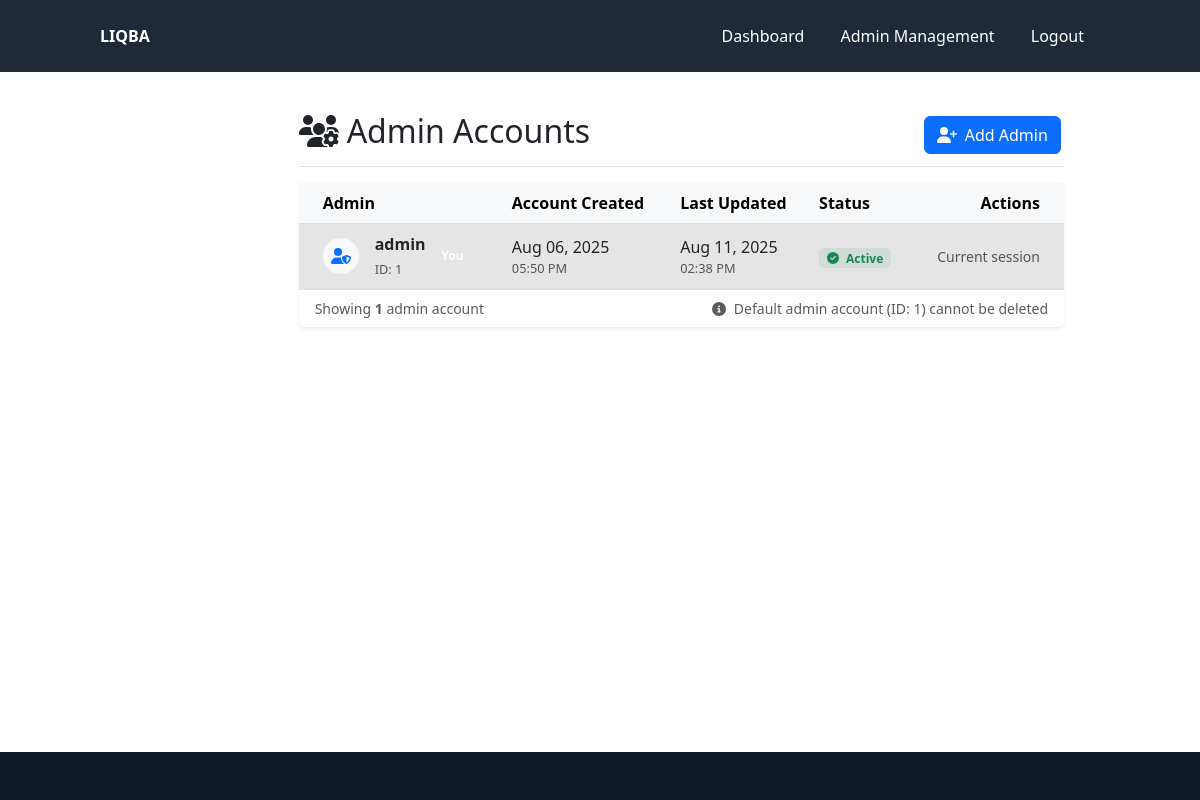
Page /admin/admin/list (signed in) on the earlier database version.
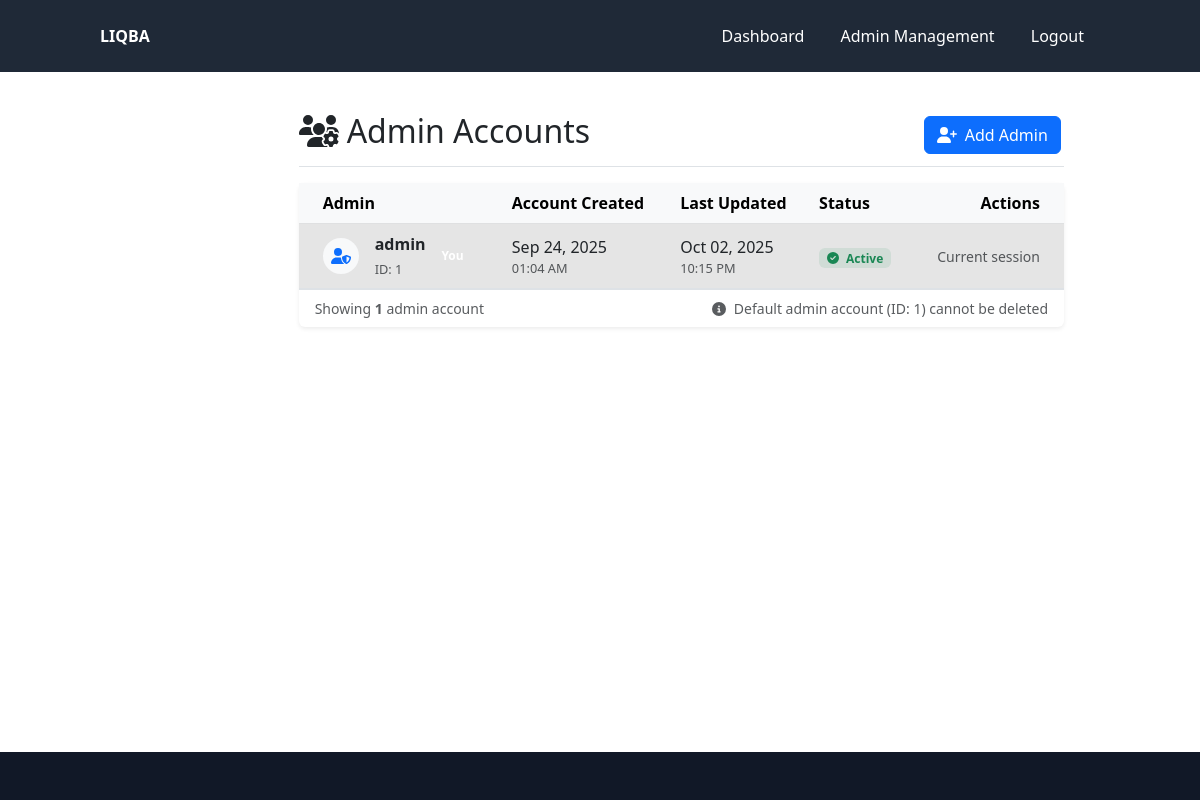
Same page on the later database version.
### models/admin.py (models this page shows, shortened)
class Admin(db.Model, UserMixin):
    __tablename__ = 'admin'
    id = db.Column(db.Integer, primary_key=True)
    username = db.Column(db.String(50), unique=True, nullable=False)
    password_hash = db.Column(db.String(128), nullable=False)
    needs_password_change = db.Column(db.Boolean, default=True, nullable=False)
    created_at = db.Column(db.DateTime, server_default=db.func.now())
    updated_at = db.Column(db.DateTime, server_default=db.func.now(), onupdate=db.func.now())

### controllers/admin_controller.py (the view)
@admin_bp.route('/admin/list')
@admin_login_required
def list_admins():
    admins = Admin.query.order_by(Admin.username).all()
    return render_template('admin/list_admins.html', admins=admins)

### controllers/admin_controller.py (called while the page is built)
def admin_login_required(f):
    @wraps(f)
    def decorated_function(*args, **kwargs):
        if 'admin_id' not in session:
            flash('Please login first', 'warning')
            return redirect(url_for('admin.login'))
        return f(*args, **kwargs)
    return decorated_function

@admin_bp.before_request
def check_password_change():
    if 'admin_id' not in session or request.endpoint in ['admin.logout', 'admin.change_password', 'static']:
        return
    admin = Admin.query.get(session['admin_id'])
    if admin and admin.needs_password_change:
        if request.endpoint != 'admin.change_password':
            return redirect(url_for('admin.change_password'))

### controllers/reader_controller.py (called while the page is built)
@login_manager.user_loader
def load_reader(reader_id):
    return Reader.query.get(int(reader_id))

### templates/admin/list_admins.html (shortened to what the changed rows need)
{% extends "admin/base.html" %}
{% block page_title %}<i class="fas fa-users-cog me-2"></i>Admin Accounts{% endblock %}
{% block admin_content %}
<div class="card border-0 shadow-sm">
    <div class="card-body p-0">
        {% if admins %}
        <div class="table-responsive">
            <table class="table table-hover align-middle mb-0">
                <thead class="table-light">
                    <tr>
                        <th class="ps-4">Admin</th>
                        <th>Account Created</th>
                        <th>Last Updated</th>
                        <th>Status</th>
                        <th class="text-end pe-4">Actions</th>
                    </tr>
                </thead>
                <tbody>
                    {% for admin in admins %}
                    <tr class="{% if admin.id == session.get('admin_id') %}table-active{% endif %}">
                        <td class="ps-4">
                            <div class="d-flex align-items-center">
                                <div class="avatar-sm bg-light rounded-circle d-flex align-items-center justify-content-center me-3" style="width: 36px; height: 36px;">
                                    <i class="fas fa-user-shield text-primary"></i>
                                </div>
                                <div>
                                    <div class="fw-semibold">{{ admin.username }}</div>
                                    <small class="text-muted">ID: {{ admin.id }}</small>
                                </div>
                                {% if admin.id == session.get('admin_id') %}
                                    <span class="badge bg-primary-soft ms-2">You</span>
                                {% endif %}
                            </div>
                        </td>
                        <td>
                            <div class="d-flex flex-column">
                                <span>{{ admin.created_at.strftime('%b %d, %Y') }}</span>
                                <small class="text-muted">{{ admin.created_at.strftime('%I:%M %p') }}</small>
                            </div>
                        </td>
                        <td>
                            <div class="d-flex flex-column">
                                <span>{{ admin.updated_at.strftime('%b %d, %Y') }}</span>
                                <small class="text-muted">{{ admin.updated_at.strftime('%I:%M %p') }}</small>
                            </div>
                        </td>
                        <td>
                            {% if admin.needs_password_change %}
                                <span class="badge bg-warning bg-opacity-10 text-warning">
                                    <i class="fas fa-exclamation-circle me-1"></i> Reset Required
                                </span>
                            {% else %}
                                <span class="badge bg-success bg-opacity-10 text-success">
                                    <i class="fas fa-check-circle me-1"></i> Active
                                </span>
                            {% endif %}
                        </td>
                        <td class="text-end pe-4">
                            {% if admin.id != session.get('admin_id') %}
                                <div class="btn-group" role="group">
                                    {% if admin.needs_password_change %}
                                        <!-- <button class="btn btn-sm btn-outline-warning"
                                                data-bs-toggle="tooltip"
                                                title="Reset Password"
                                                data-admin-id="{{ admin.id }}"
                                                data-username="{{ admin.username }}"
                                                onclick="handleResetPassword(this)">
                                            <i class="fas fa-sync-alt"></i>
                                        </button> -->
                                    {% endif %}
                                    {% if admin.id == 1 %}
                                    <button class="btn btn-sm btn-outline-danger" disabled>
                                        <i class="fas fa-trash-alt"></i>
                                    </button>
                                    {% else %}
                                    <button class="btn btn-sm btn-outline-danger"
                                            data-bs-toggle="modal"
                                            data-bs-target="#deleteModal{{ admin.id }}"
                                            data-bs-placement="top"
                                            title="Delete Admin">
                                        <i class="fas fa-trash-alt"></i>
                                    </button>
                                    {% endif %}
                                </div>
                                <div class="modal fade" id="deleteModal{{ admin.id }}" tabindex="-1" aria-hidden="true">
                                    <div class="modal-dialog">
                                        <div class="modal-content">
                                            <div class="modal-header bg-light">
                                                <h5 class="modal-title">
                                                    <i class="fas fa-exclamation-triangle text-danger me-2"></i>
                                                    Confirm Deletion
                                                </h5>
                                                <button type="button" class="btn-close" data-bs-dismiss="modal" aria-label="Close"></button>
                                            </div>
                                            <div class="modal-body">
                                                <p>You are about to delete the admin account for <strong>{{ admin.username }}</strong>. This action cannot be undone.</p>
                                                <div class="alert alert-warning mb-0">
                                                    <i class="fas fa-exclamation-triangle me-2"></i>
                                                    <strong>Warning:</strong> This will permanently remove all access for this admin.
                                                </div>
                                            </div>
                                            <div class="modal-footer">
                                                <button type="button" class="btn btn-outline-secondary" data-bs-dismiss="modal">
                                                    <i class="fas fa-times me-1"></i> Cancel
                                                </button>
                                                <form action="{{ url_for('admin.delete_admin', admin_id=admin.id) }}" method="POST" class="d-inline">
                                                    <input type="hidden" name="_method" value="DELETE">
                                                    <input type="hidden" name="csrf_token" value="{{ csrf_token() }}">
                                                    <button type="submit" class="btn btn-danger">
                                                        <i class="fas fa-trash-alt me-1"></i> Delete Admin
                                                    </button>
                                                </form>
                                            </div>
                                        </div>
                                    </div>
                                </div>
                            {% else %}
                                <span class="text-muted small">Current session</span>
                            {% endif %}
                        </td>
                    </tr>
                    {% endfor %}
                </tbody>
            </table>
        </div>
        {% endif %}
    </div>
</div>
{% endblock %}

Differences in the rows shown:
changed Admin "admin": created_at "Aug 06, 2025" → "Sep 24, 2025"; created_at "05:50 PM" → "01:04 AM"; updated_at "Aug 11, 2025" → "Oct 02, 2025"; updated_at "02:38 PM" → "10:15 PM"
